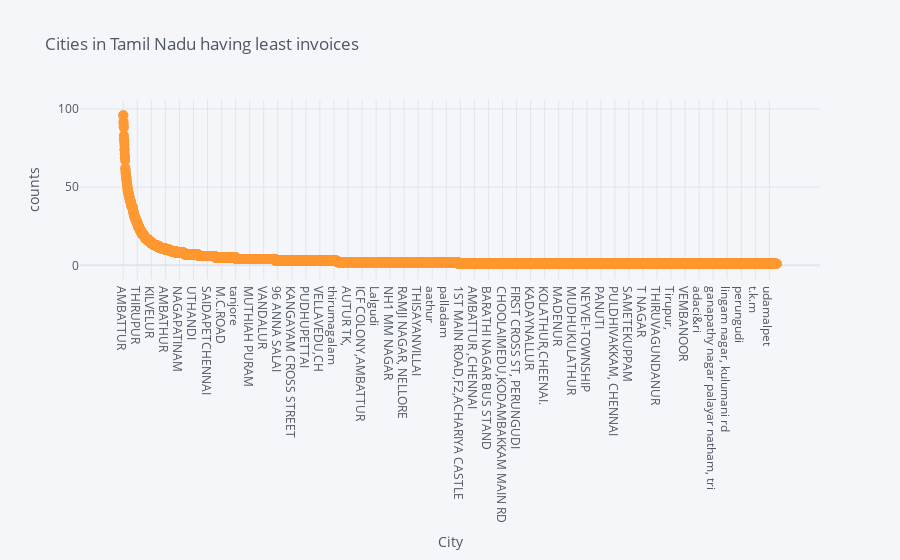

The cell this chart's notebook holds for it:
### Code cell
least_in_cities.iplot(kind='scatter',title='Cities in Tamil Nadu having least invoices ',xTitle='City',yTitle='counts',theme='pearl',mode='markers',size=10)

### Figure 1 — Plotly figure (JSON) as saved in the notebook; plotly's stock layout.template omitted (floating-point values rounded to 4 significant figures; data arrays with more than 128 entries replaced by an {"elided": "..."} marker saying what was removed)
{"data": [{"line": {"color": "rgba(255, 153, 51, 1.0)", "dash": "solid", "shape": "linear", "width": 1.3}, "marker": {"size": 10, "symbol": "circle"}, "mode": "markers", "name": "CITY", "text": "", "type": "scatter", "x": {"elided": "5770 str values"}, "y": {"elided": "5770 int values"}}], "layout": {"legend": {"bgcolor": "#F5F6F9", "font": {"color": "#4D5663"}}, "paper_bgcolor": "#F5F6F9", "plot_bgcolor": "#F5F6F9", "title": {"font": {"color": "#4D5663"}, "text": "Cities in Tamil Nadu having least invoices "}, "xaxis": {"gridcolor": "#E1E5ED", "showgrid": true, "tickfont": {"color": "#4D5663"}, "title": {"font": {"color": "#4D5663"}, "text": "City"}, "zerolinecolor": "#E1E5ED"}, "yaxis": {"gridcolor": "#E1E5ED", "showgrid": true, "tickfont": {"color": "#4D5663"}, "title": {"font": {"color": "#4D5663"}, "text": "counts"}, "zerolinecolor": "#E1E5ED"}}}
